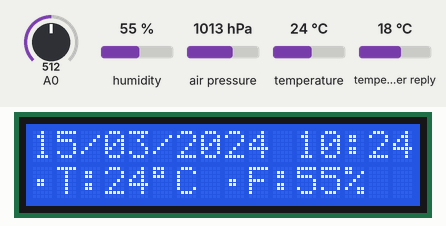
Recording of a sketch running on a simulated ESP8266 (NodeMCU). Parts: 16×2 character LCD. The test bench sets the inputs (shaded band); at power-on: A0 = 512, air pressure 1013 hPa, temperature 24 °C, humidity 55 %, temperature in the weather reply 18 °C. WiFi joins after 1.5 s; servers stay silent unless stated; network time is answered at once with the bench clock; the local clock reads 2024-03-15 10:24:30 at power-on unless the sketch sets it; web services answer with replies made up by the test bench; what the sketch prints to the serial monitor is not drawn.

Above: at 7.1 s.
7.2 s: A0 set to 1010
At 7.49 s:
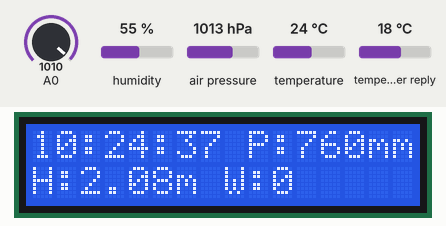
10.2 s: air pressure set to 952 hPa
At 10.72 s:
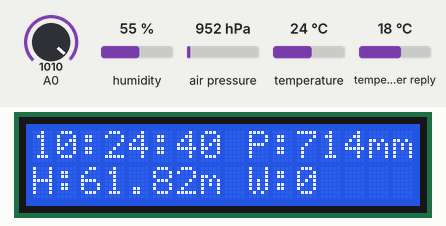
13.2 s: temperature set to 10.7 °C
At 13.61 s:
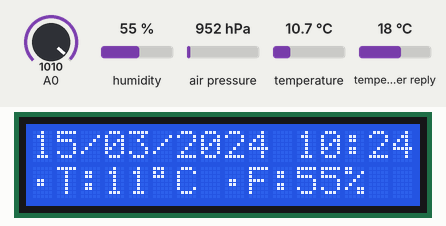
16.2 s: temperature set to 9.9 °C
At 16.86 s:
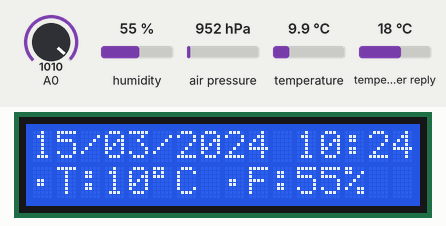
19.2 s: temperature set to 0 °C
At 20.1 s:
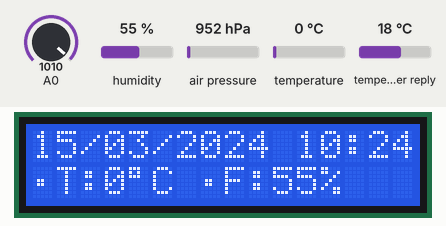
Timing chart, 0 to 20.1 s (numbered marks = the images above; inputs shaded):
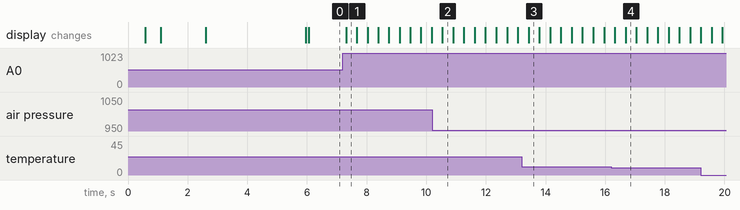

The sketch:

sketch_barometr.ino
```cpp
#include <Wire.h>
#include <SPI.h>
#include <NTPClient.h>
#include <ESP8266WiFi.h>  // предоставляет специальные процедуры Wi-Fi для ESP8266, которые мы вызываем для подключения к сети
#include <WiFiUdp.h>      // обрабатывает отправку и получение пакетов UDP
#include <ArduinoJson.h>
#include <Adafruit_GFX.h>
#include <LiquidCrystal_I2C.h>
#include <Adafruit_Sensor.h>
#include <Adafruit_BME280.h>
#include <iarduino_RTC.h>

#if defined(ARDUINO) && ARDUINO >= 100
#define printByte(args) write(args);
#else
#define printByte(args) print(args, BYTE);
#endif
uint8_t bell[8] = {0x4, 0xe, 0xe, 0xe, 0x1f, 0x0, 0x4};
uint8_t note[8] = {0x2, 0x3, 0x2, 0xe, 0x1e, 0xc, 0x0};
uint8_t heart[8] = {0x0, 0xa, 0x1f, 0x1f, 0xe, 0x4, 0x0};
uint8_t duck[8] = {0x0, 0xc, 0x1d, 0xf, 0xf, 0x6, 0x0};
uint8_t check[8] = {0x0, 0x1, 0x3, 0x16, 0x1c, 0x8, 0x0};
uint8_t cross[8] = {0x0, 0x1b, 0xe, 0x4, 0xe, 0x1b, 0x0};
uint8_t retarrow[8] = {0x1, 0x1, 0x5, 0x9, 0x1f, 0x8, 0x4};
float altuf;

boolean wake_flag, move_arrow;
int sleep_count, bat, hh, humidity, pressurehPa, angle, delta, last_angle = 90;
String line;
float windspeed, a, b, tempC, tempK, pres, k = 0.8;
unsigned long aver_pressure, pressure_array[6],
    time_array[6];
  double pressure, aver_altu, altu,altu_sens;
unsigned long sumX, sumY, sumX2, sumXY, delayTime;

const char* ssid = "SSID";       //ИМЯ
const char* password = "PASS";//ПАРОЛЬ

const char* host = "api.openweathermap.org";
int stat = 20;
bool pusk = true;
bool WIFI = true;
bool status;
bool jkl = 0;
String hh1;
int mm;
int ss;

#define BME_SCK 13
#define BME_MISO 12
#define BME_MOSI 11
#define BME_CS 10

#define SEALEVELPRESSURE_HPA (1013.25)

iarduino_RTC watch(RTC_DS3231);
Adafruit_BME280 bme;
LiquidCrystal_I2C lcd(0x27, 16, 2);
WiFiUDP ntpUDP;
NTPClient timeClient(ntpUDP, "pool.ntp.org", 14400, 60000);
String arr_days[] = {"Sunday",   "Monday", "Tuesday", "Wednesday",
                     "Thursday", "Friday", "Saturday"};
String date_time;

void setup() {
  Serial.begin(115200);
  timeClient.begin();
  watch.begin();
  lcd.init();
  lcd.backlight();

  Serial.println(F("BME280 test"));
  lcd.setCursor(0, 0);
  lcd.print("I2C test");
  delay(500);

  status = bme.begin();
  if (!status) {
    lcd.clear();
    lcd.setCursor(0, 0);
    lcd.print("check I2C");
    Serial.println("Could not find a valid BME280 sensor, check wiring!");
    while (1);
  }
  lcd.clear();
  lcd.print("success");
  delay(500);
  pinMode(A0, INPUT);

  lcd.clear();

  lcd.print("WIFI connection");

  Serial.println();
  Serial.println();
  Serial.print("Connecting to ");
  Serial.println(ssid);

  WiFi.begin(ssid, password);

  while (WiFi.status() != WL_CONNECTED) {
    if (stat > 0) {
      delay(500);
      Serial.print(".");
      stat = stat - 1;
    } else {
      break;
    }
    if (stat == 0) {
      WIFI = 0;

    }
  }

  if (WIFI == 1) {
    Serial.println("");
    Serial.println("WiFi connected");
    Serial.println("IP address: ");
    Serial.println(WiFi.localIP());
    lcd.clear();
    lcd.print("success");
    delay(500);
    jsonGet();
  }
  if (WIFI == 0) {
    Serial.println("NO CONNECTION WIFI");
    lcd.clear();
    lcd.print("NO CONNECTION WIFI");
  }
  pressure =  aver_sens();        // найти текущее давление по среднему арифметическому
  for (byte i = 0; i < 6; i++) {  // счётчик от 0 до 5
    pressure_array[i] = pressure;  // забить весь массив текущим давлением
    time_array[i] = i;  // забить массив времени числами 0 - 5
  }
  lcd.clear();


    altuf = bme.readAltitude(SEALEVELPRESSURE_HPA);
}
void loop() {
  String ss1 = watch.gettime("s");
  String uio = watch.gettime("i");
  pressure =  aver_sens();
  if (uio == "10") {
    jkl = 1;
  }
  if (uio == "20") {
    jkl = 1;
  }
  if (uio == "30") {
    jkl = 1;
  }
  if (uio == "40") {
    jkl = 1;
  }
  if (uio == "50") {
    jkl = 1;
  }
  if (uio == "00") {
    jkl = 1;
  }

  if (jkl == 1) {
    Serial.println("pusk");

    if (WIFI == 0) {
      Serial.println();
      Serial.println();
      Serial.print("Connecting to ");
      Serial.println(ssid);

      WiFi.begin(ssid, password);

      stat = 20;
    }
    while (WiFi.status() != WL_CONNECTED) {
      if (stat > 0) {
        delay(500);
        Serial.print(".");
        stat = stat - 1;
      } else {
        break;
      }
    }
    if (stat == 0) {
      WIFI = 0;
    }
    if (stat > 1) {
      WIFI = 1;
    }
    if (WIFI == 1) {
      jsonGet();

      Serial.println("");
      Serial.println("WiFi connected");
      Serial.println("IP address: ");
      Serial.println(WiFi.localIP());
    }
      // найти текущее давление по среднему арифметическому
    for (byte i = 0; i < 5;
         i++) {  // счётчик от 0 до 5 (да, до 5. Так как 4 меньше 5)
      pressure_array[i] = pressure_array[i + 1];  // сдвинуть массив давлений
      // КРОМЕ ПОСЛЕДНЕЙ ЯЧЕЙКИ на
      // шаг назад
      Serial.println(pressure_array[i]);
    }
    pressure_array[5] =
        pressure;  // последний элемент массива теперь - новое давление
    Serial.println(pressure);
    sumX = 0;
    sumY = 0;
    sumX2 = 0;
    sumXY = 0;
    for (int i = 0; i < 6; i++) {  // для всех элементов массива
      sumX += time_array[i];
      sumY += (long)pressure_array[i];
      sumX2 += time_array[i] * time_array[i];
      sumXY += (long)time_array[i] * pressure_array[i];
    }
    a = 0;
    a = (long)6 * sumXY;  // расчёт коэффициента наклона приямой
    a = a - (long)sumX * sumY;
    a = (float)a / (6 * sumX2 - sumX * sumX);
    delta = a * 6;  // расчёт изменения давления
    jkl = 0;
    delay(60000);
  }

  Serial.print("delta: ");
  Serial.println(delta);

  StaticJsonBuffer<2000> jsonBuffer;  /// буфер на 2000 символов
  JsonObject& root = jsonBuffer.parseObject(line);  // скармиваем String
  if (pusk == true) {
    if (!root.success()) {
      Serial.println("parseObject() failed");  // если ошибка, сообщаем об этом
      jsonGet();
      WIFI = 0;
      lcd.clear();
      lcd.setCursor(0, 0);

      lcd.print("NO CONNECT WIFI");
      delay(50);
    }
    pusk = false;
  }
  timeClient.update();

  hh1 = watch.gettime("H");

  if (hh1 == "00") {
    lcd.noBacklight();
  }
  if (hh1 == "01") {
    lcd.noBacklight();
  }
  if (hh1 == "02") {
    lcd.noBacklight();
  }
  if (hh1 == "03") {
    lcd.noBacklight();
  }
  if (hh1 == "04") {
    lcd.noBacklight();
  }
  if (hh1 == "05") {
    lcd.noBacklight();
  }
  if (hh1 == "06") {
    lcd.backlight();
  }
  if (hh1 == "07") {
    lcd.backlight();
  }
  if (hh1 == "08") {
    lcd.backlight();
  }
  if (hh1 == "09") {
    lcd.backlight();
  }
  if (hh1 == "10") {
    lcd.backlight();
  }
  if (hh1 == "11") {
    lcd.backlight();
  }
  if (hh1 == "12") {
    lcd.backlight();
  }
  if (hh1 == "13") {
    lcd.backlight();
  }
  if (hh1 == "14") {
    lcd.backlight();
  }
  if (hh1 == "15") {
    lcd.backlight();
  }
  if (hh1 == "16") {
    lcd.backlight();
  }
  if (hh1 == "17") {
    lcd.backlight();
  }
  if (hh1 == "18") {
    lcd.backlight();
  }
  if (hh1 == "19") {
    lcd.backlight();
  }
  if (hh1 == "20") {
    lcd.backlight();
  }
  if (hh1 == "21") {
    lcd.backlight();
  }
  if (hh1 == "22") {
    lcd.noBacklight();
  }
  if (hh1 == "23") {
    lcd.noBacklight();
  }

  Serial.print("BUTTON:");
  if (analogRead(A0) > 1000) {
    Serial.println("pressed");
    bat = bat + 1;
    lcd.clear();
  }
  if (analogRead(A0) < 500) {
    Serial.println("not pressed");
  }

  if (bat > 2) {
    bat = 0;
  }

  Serial.print("кнопка нажата:");
  Serial.println(bat);
  Serial.println();

  hh = timeClient.getHours();
  mm = timeClient.getMinutes();
  ss = timeClient.getSeconds();

  if (WIFI == 1) {
    if (ss1 == "00") {
      watch.settime(ss, mm, hh);
    }

    Serial.println("Данные с интернета:");
    Serial.print("Время:");
    Serial.print(timeClient.getFormattedTime());
    Serial.print(" ");
    int day = timeClient.getDay();
    Serial.println("'" + arr_days[day] + "'");

    String name = root["name"];  // достаем имя,
    Serial.print("Город:");
    Serial.println(name);

    tempK = root["main"]["temp"];  // достаем температуру из структуры main
    tempC = tempK - 273.15;  // переводим кельвины в цельси
    Serial.print("Темпераутра: ");
    Serial.print(tempC);  // отправляем значение в сериал
    Serial.println(" C");

    pressurehPa = root["main"]["pressure"];
    pres = pressurehPa / 1.333;
    Serial.print("Давление: ");
    Serial.print(pres);
    Serial.println(" mmHc");

    humidity = root["main"]["humidity"];
    Serial.print("Влажность: ");
    Serial.print(humidity);
    Serial.println(" %");

    windspeed = root["wind"]["speed"];
    Serial.print("Скорость ветра: ");
    Serial.print(windspeed);
    Serial.println(" m/s");
  }
  Serial.println();

  Serial.println("Данные с бортовых датчиков:");
  Serial.print("Время:");
  Serial.println(watch.gettime("d-m-Y, H:i:s, D"));

  Serial.print("Температура: ");
  Serial.print(bme.readTemperature());
  Serial.println(" C");

//  pressure = aver_sens();
  Serial.print("Давление: ");
  Serial.print(pressure / 133.33);
  Serial.println(" mmHc");

unsigned long filter_timer;


  //altu = 0;
  //for (byte i = 0; i < 50; i++) {
  //  altu = (bme.readAltitude(SEALEVELPRESSURE_HPA) + altu);
 //}
 //altuf = altu / 50;
 //Serial.println(altu);

 if (millis() - filter_timer > 5) {
    filter_timer = millis();    // просто таймер
    // читаем значение (не обязательно с аналога, это может быть ЛЮБОЙ датчик)
    altu = bme.readAltitude(SEALEVELPRESSURE_HPA);
     //основной алгоритм фильтрации. Внимательно прокрутите его в голове, чтобы понять, как он работает
    altuf = (altu * 0.03) + (altuf * (1 - 0.03));
    // для примера выведем в порт
   // Serial.println(val_f);
  }

  Serial.print("Высота над уровнем моря: ");
  Serial.print(altuf, 2);
  Serial.println(" m");

  Serial.print("Влажность: ");
  Serial.print(bme.readHumidity());
  Serial.println(" %");

  Serial.println();
  Serial.println();
  Serial.println();
  Serial.println();

  if (bat == 1) {
    lcd.setCursor(0, 1);
    lcd.print("H:");
    lcd.print(altuf, 2);
    lcd.print("m ");
    lcd.print("W:");
    lcd.print(delta);
    lcd.setCursor(0, 0);
    lcd.print(watch.gettime("H:i:s"));
    lcd.print(" P:");
    lcd.print((bme.readPressure() / 133.33), 0);
    lcd.print("mm ");
  }

  if (bat == 2) {
    if (WIFI == 1) {
      lcd.setCursor(0, 0);
      lcd.print("T:");
      lcd.print(tempC, 0);
      lcd.printByte(223);
      lcd.print("C ");
      lcd.print("F:");
      lcd.print(humidity);
      lcd.print("% ");
      lcd.setCursor(0, 1);
      lcd.print("S:");
      lcd.print(windspeed, 0);
      lcd.print("m/c ");
      lcd.print("P:");
      lcd.print(pres, 0);
      lcd.print("mm");
    }
    if (WIFI == 0) {
      bat = 0;
    }
  }
  if (bat == 0) {
    lcd.setCursor(0, 0);
    lcd.print(watch.gettime("d/m/Y H:i"));
    lcd.setCursor(0, 1);
    lcd.printByte(165);
    lcd.print("T:");
    lcd.print(bme.readTemperature(), 0);
    lcd.printByte(223);
    lcd.print("C ");
    lcd.printByte(165);
    lcd.print("F:");
    lcd.print(bme.readHumidity(), 0);
    lcd.print("%");
  }
  // delay(1000);
}


long aver_sens() {
  pressure = 0;
  for (byte i = 0; i < 10; i++) {
    pressure += bme.readPressure();
  }
  aver_pressure = pressure / 10;
  return aver_pressure;
}

void jsonGet() {
  WiFiClient client;
  const int httpPort = 80;
  if (!client.connect(host, httpPort)) {
    Serial.println("connection failed");
    return;
  }
  client.println(
      "GET /data/2.5/weather?id=479123&appid=26d75c796a87d886bd32e262707a10d7 "   //ID ГОРОДА
      "HTTP/1.1");
  client.println("Host: api.openweathermap.org");
  client.println("Connection: close");
  client.println();
  delay(1500);
  while (client.available()) {
    line = client.readStringUntil('\r');
  }
  Serial.print(line);
  Serial.println();
  Serial.println("closing connection");
}
```

Measured:
- after the input at 7.2 s, the display: changes after 0.12 s (image 1)
